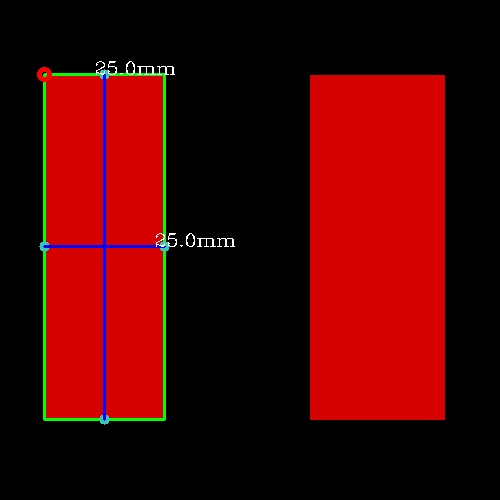
#> input picture helpfull/1.jpg, 500 x 500 px, given in place of redBlack.png, which was not available
$ python measure2.py
#> lines starting #> are read from the running program, lines starting #| are printed output that depends on the picture; after the words box and inside, x2 and y2 are one past the last pixel; in counts of white or black regions, pixels touching at a corner belong together; pictures that were not available may be replaced by others from this repository, and a replacement may not be noted
import numpy as np
from scipy.spatial import distance as dist
import cv2
from imutils import contours
from imutils import perspective
import imutils
def show(name,img):
    cv2.imshow(name,img)
    cv2.waitKey(0)
    cv2.destroyAllWindows()
def midpoint(ptA,ptB):
    return ((ptA[0] + ptB[0]) * 0.5 , (ptA[1] + ptB[1]) * 0.5)
img = cv2.imread('redBlack.png')
#> img is the input picture: shape (500, 500, 3); mean B, G, R 2.6, 3.8, 73.5
width = 25
img = imutils.resize(img,height = 500)
gray = cv2.cvtColor(img,cv2.COLOR_BGR2GRAY)
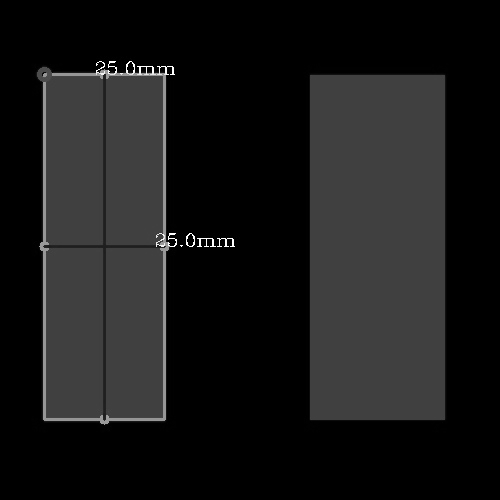
#> gray: shape (500, 500); min 0, max 255, mean 24.4
gray = cv2.GaussianBlur(gray,(5,5),0)
edged = cv2.Canny(gray,70,200)
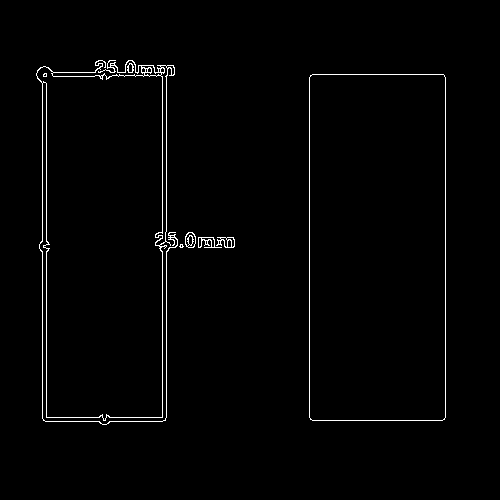
#> edged: shape (500, 500); 1.4% white in thin lines or dots, all inside (x1, y1, x2, y2) = (36, 60, 446, 425)
edged = cv2.dilate(edged,None,iterations = 1)
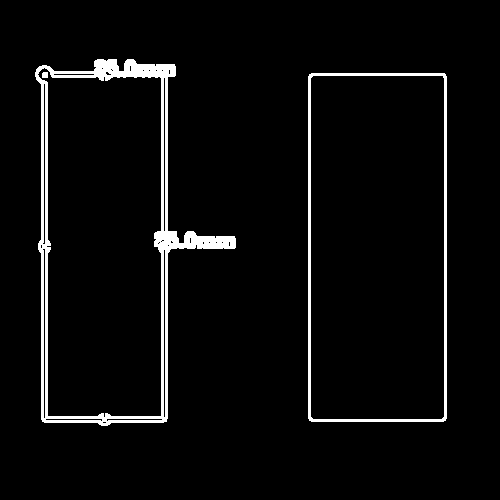
#> edged: shape (500, 500); 4.2% white; 3 white regions, box (x1, y1, x2, y2) and area: (35, 59, 236, 426) 7566, (308, 73, 447, 422) 2884, (42, 72, 48, 78) 35
edged = cv2.erode(edged,None,iterations = 1)
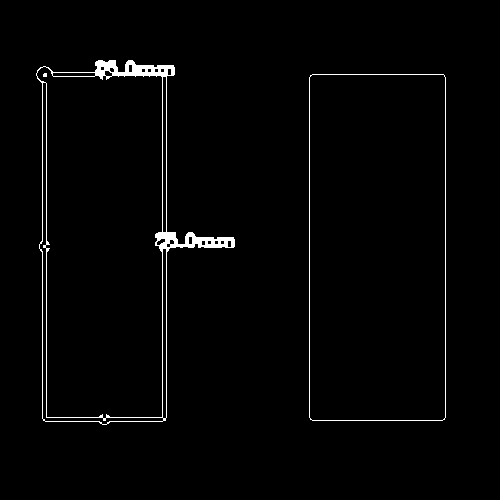
#> edged: shape (500, 500); 1.8% white; 3 white regions (1 under 20 px)
cnts,_ = cv2.findContours(edged,cv2.RETR_EXTERNAL,cv2.CHAIN_APPROX_SIMPLE)
#> cnts = 2 contours; box (x1, y1, x2, y2) and area: (309, 74, 446, 421) 47041, (36, 60, 235, 425) 44738
(cnts,_) = contours.sort_contours(cnts)

pixelPerMetricX = 0
pixelPerMetricY = 0
order = 1
for c in cnts:
    if cv2.contourArea(c) < 100:
        continue
    orig = img.copy()
    box = cv2.minAreaRect(c)
    box = cv2.boxPoints(box)
    box = box.astype('int')
    box = perspective.order_points(box)
    cv2.drawContours(orig,[box.astype(int)],0,(0,255,0),2)
    print(box)

    for x,y in box:
        cv2.circle(orig,(int(x),int(y)),5,(0,0,255),3)
        (tl,tr,br,bl) = box
        (tltrX,tltrY) = midpoint(tl,tr)
        (tlblX,tlblY) = midpoint(tl,bl)
        (blbrX,blbrY) = midpoint(bl,br)
        (trbrX,trbrY) = midpoint(tr,br)
        cv2.circle(orig,(int(tltrX),int(tltrY)),5,(183,197,57),-1)
        cv2.circle(orig,(int(tlblX),int(tlblY)),5,(183,197,57),-1)
        cv2.circle(orig,(int(blbrX),int(blbrY)),5,(183,197,57),-1)
        cv2.circle(orig,(int(trbrX),int(trbrY)),5,(183,197,57),-1)
        cv2.line(orig,(int(tltrX),int(tltrY)),(int(blbrX),int(blbrY)),(255,0,0),2)
        cv2.line(orig,(int(tlblX),int(tlblY)),(int(trbrX),int(trbrY)),(255,0,0),2)

        # The longitudinal
        dA = dist.euclidean((tltrX,tltrY),(blbrX,blbrY))
        # The transverse
        dB = dist.euclidean((tlblX,tlblY),(trbrX,trbrY))

        if pixelPerMetricX == 0 or pixelPerMetricY == 0:
            pixelPerMetricX = dB / width
            pixelPerMetricY = dA / width
            dimA = dA / pixelPerMetricY
            dimB = dB / pixelPerMetricX
            print(dimB,dimB)
            cv2.putText(orig,"{:.1f}mm".format(dimB),(int(tltrX)-10,int(tltrY)),cv2.FONT_HERSHEY_COMPLEX,0.6,(255,255,255),1)
            cv2.putText(orig,"{:.1f}mm".format(dimA),(int(trbrX)-10,int(trbrY)),cv2.FONT_HERSHEY_COMPLEX,0.6,(255,255,255),1)
            cv2.imwrite('{}.jpg'.format(order),orig)
            cv2.imshow("Image", orig)
           # order += 1
            cv2.waitKey(0)
#> this loop made 2 passes
#> box on passes 1 to 2: [[35, 61], [230, 57], [237, 421], [42, 425]], [[309, 74], [445, 74], [445, 420], [309, 420]]
#| [[ 35.  61.]
#|  [230.  57.]
#|  [237. 421.]
#|  [ 42. 425.]]
#| 25.0 25.0
#| [[309.  74.]
#|  [445.  74.]
#|  [445. 420.]
#|  [309. 420.]]
#> pass 1, `cv2.imwrite('{}.jpg'.format(order),orig)`:
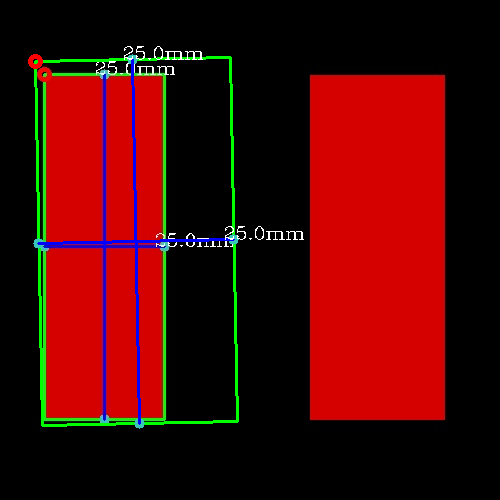
#> saved as 1.jpg: shape (500, 500, 3); mean B, G, R 4.8, 7.6, 73
#> after the loop:
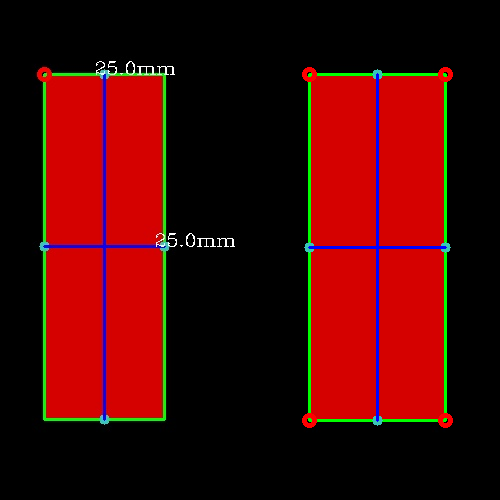
#> orig: shape (500, 500, 3); mean B, G, R 4.2, 6.7, 72
#> after the loop, dimA = 25; dimB = 25; pixelPerMetricX = 7.8; pixelPerMetricY = 14.56
